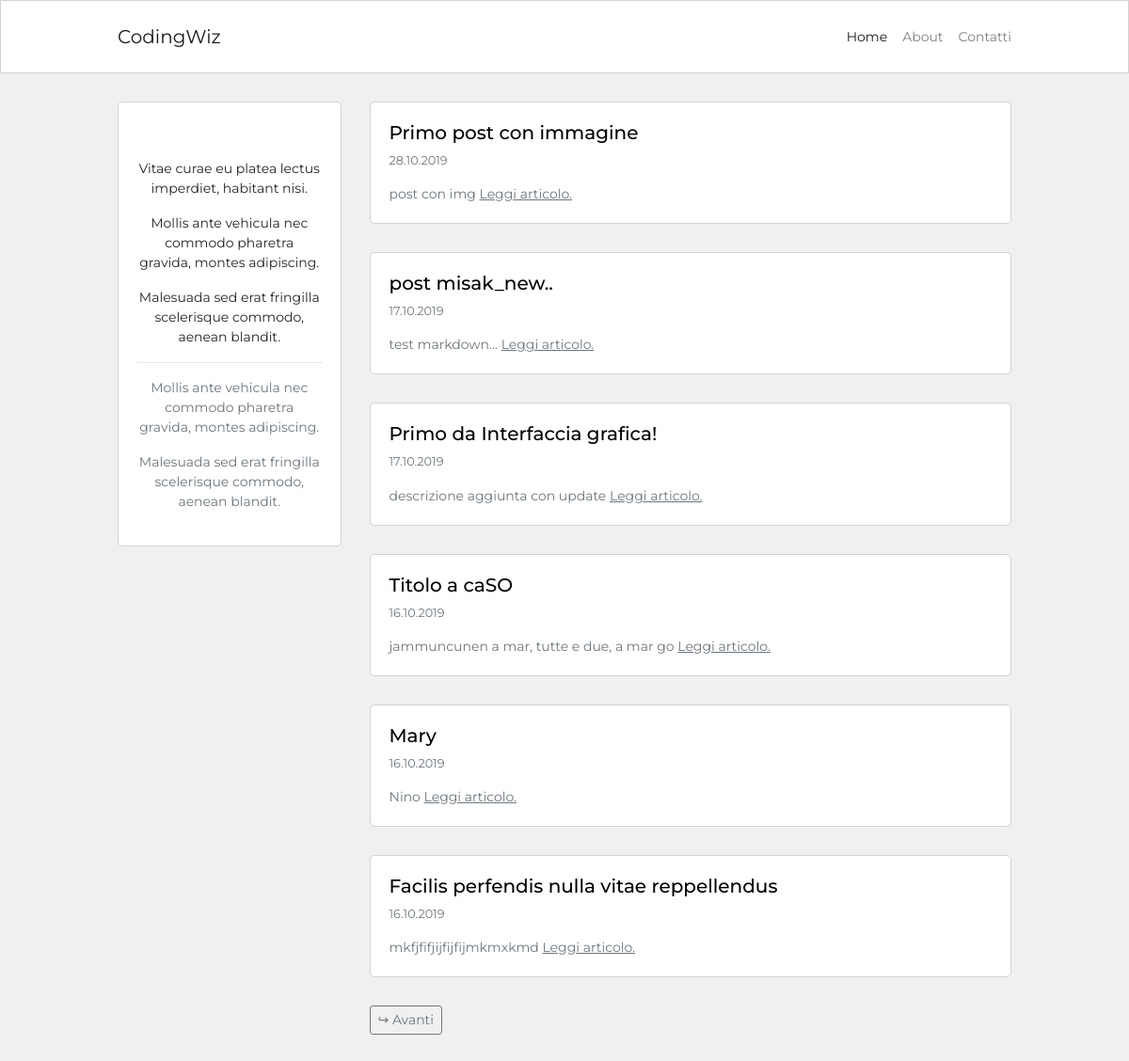
The page / on the database its author committed.
### blog/models.py (models this page shows, shortened)
class Post(db.Model):
    id = db.Column(db.Integer, primary_key=True)
    user_id = db.Column(db.Integer, db.ForeignKey('user.id'), nullable=False)
    created_at = db.Column(db.DateTime, default=datetime.now)
    title = db.Column(db.String(120), nullable=False)
    description = db.Column(db.String(240))
    body = db.Column(db.Text(), nullable=False)
    slug = db.Column(db.String(250))
    image = db.Column(db.String(120))

### blog/routes.py (the view)
@app.route("/")
def homepage():
    page_number = request.args.get('page', 1, type=int)
    posts = Post.query.order_by(Post.created_at.desc()).paginate(page_number, 6, True)
    if posts.has_next:
        next_page= url_for('homepage', page=posts.next_num)
    else:
        next_page = None
    if posts.has_prev:
        previous_page= url_for('homepage', page=posts.prev_num)
    else:
        previous_page = None
    return render_template("homepage.html", posts=posts, current_page=page_number,
                            next_page=next_page, previous_page=previous_page )

### blog/templates/homepage.html (shortened to what this page needs)
{% extends 'base.html' %}
{% block content %}
<div class="container content-container">
    <div class="row no-gutters">
        <div class="col-md-9 order-md-2">
            {% for post in posts.items %}
            <div class="single-post-home">
                <h5>
                    <a class="custom-link" href="{{ url_for('post_detail', post_slug=post.slug) }}">
                        {{ post.title }}
                    </a>
                </h5>
                <p class="p-small-two text-muted">
                    {{ post.created_at.strftime('%d.%m.%Y') }}
                </p>
                {% if post.description %}
                <p class="p-small-one text-muted mb-0">
                    {{ post.description }}
                    <a class="read-more" href="{{ url_for('post_detail', post_slug=post.slug) }}">Leggi articolo.</a>
                </p>
                {% endif %}
            </div>
            {% endfor %}
            <div class="pagination-block">
                {% if next_page %}
                <a class="btn btn-sm btn-outline-secondary" href="{{ next_page }}">↪ Avanti</a>
                {% endif %}
            </div>
        </div>
        <div class="col-md-3 order-md-1">
            {% include 'about_me_snippet.html' %}
        </div>
    </div>
</div>
{% endblock %}

### blog/templates/base.html (shortened to what this page needs)
<!DOCTYPE html>
<html lang="en">
<head>
    <link rel="stylesheet" href="https://stackpath.bootstrapcdn.com/bootstrap/4.3.1/css/bootstrap.min.css">
    <link rel="stylesheet" href="{{ url_for('static', filename='blog.css') }}">
</head>
<body>
    <nav class="navbar navbar-expand-lg navbar-light navbar-bg-white">
        <div class="container navbar-container">
            <a class="navbar-brand" href="{{ url_for('homepage') }}">CodingWiz</a>
            <div class="collapse navbar-collapse" id="navbarSupportedContent">
                <div class="navbar-nav ml-auto">
                    <a class="nav-item nav-link{% if request.path == '/' %} active{% endif %}" href="{{ url_for('homepage') }}">Home <span class="sr-only">(current)</span></a>
                    <a class="nav-item nav-link{% if request.path == '/about' %} active{% endif %}" href="{{ url_for('about') }}">About</a>
                    <a class="nav-item nav-link{% if request.path == '/contact' %} active{% endif %}" href="{{ url_for('contact') }}">Contatti</a>
                </div>
            </div>
        </div>
    </nav>
    {% block content %}
    {% endblock %}
</body>
</html>

### blog/templates/about_me_snippet.html (shortened to what this page needs)
<div class="about-snippet-block text-center">
    <div class="mt-3">
        <p class="p-small-one">Vitae curae eu platea lectus imperdiet, habitant nisi.</p>
        <p class="p-small-one">Mollis ante vehicula nec commodo pharetra gravida, montes adipiscing.</p>
        <p class="p-small-one">Malesuada sed erat fringilla scelerisque commodo, aenean blandit.</p>
        <hr>
        <p class="p-small-one text-muted">Mollis ante vehicula nec commodo pharetra gravida, montes adipiscing.</p>
        <p class="p-small-one text-muted">Malesuada sed erat fringilla scelerisque commodo, aenean blandit.</p>
    </div>
</div>

### blog/static/blog.css (style rules this page uses)
html, body { font-family: 'Montserrat', sans-serif; background-color: #f0f0f0; }
.navbar-bg-white { background-color: #fff; border: 1px solid #d3d3d3; }
.navbar-container { max-width: 950px; font-size: 0.875rem; padding: 10px 0px 10px 0px; }
.content-container { max-width: 950px; margin-top: 30px; margin-bottom: 30px; padding: 0px; }
.pagination-block { margin-bottom: 30px; }
.about-snippet-block { background-color: #fff; border: 1px solid #d3d3d3; border-radius: 5px; padding: 20px; }
.single-post-home { background-color: #fff; border: 1px solid #d3d3d3; border-radius: 5px; padding: 20px; margin-bottom: 30px; }
.p-small-one { font-size: 0.875rem; }
.p-small-two { font-size: 0.800rem; }
.custom-link { color: #000; }
.read-more { color: #6c757d; text-decoration: underline; }
@media (min-width: 768px) { .single-post-home { margin-left: 30px; } }
@media (min-width: 768px) { .pagination-block { margin-left: 30px; } }
@media (min-width: 768px) { .nav-link { padding-right: 0px !important; padding-left: 1rem !important; } }

### rows shown on the page
Post: title "Primo post con immagine", created_at "28.10.2019", description "post con img"
Post: title "post misak_new..", created_at "17.10.2019", description "test markdown..."
Post: title "Primo da Interfaccia grafica!", created_at "17.10.2019", description "descrizione aggiunta con update"
Post: title "Titolo a caSO", created_at "16.10.2019", description "jammuncunen a mar, tutte e due, a mar go"
Post: title "Mary", created_at "16.10.2019", description "Nino"
Post: title "Facilis perfendis nulla vitae reppellendus", created_at "16.10.2019", description "mkfjfifjijfijfijmkmxkmd"
